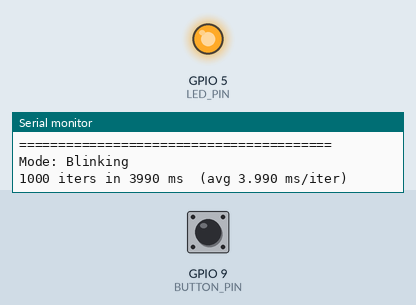
Bench run of a program on a simulated ESP32-S3. Shown: output pins drawn as LEDs (lit = HIGH), the last lines printed to the serial monitor. Dashed ring = blinking. The test bench sets the inputs (shaded band); at power-on: GPIO 9 (BUTTON_PIN) LOW.

Above: at 4.2 s.
4.3 s: GPIO 9 (BUTTON_PIN) pulled HIGH for 0.15 s
At 5.0 s:
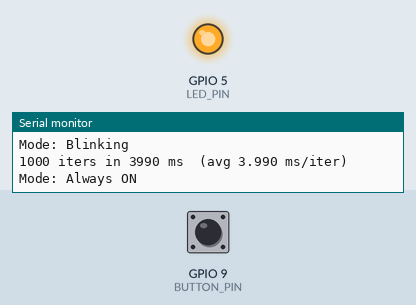
5.9 s: GPIO 9 (BUTTON_PIN) pulled HIGH for 1 s
At 6.5 s:
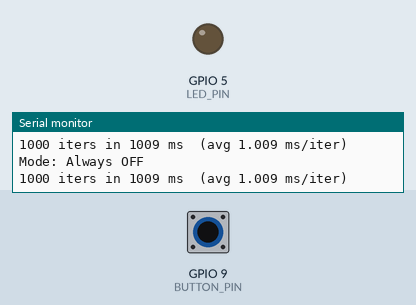
8.4 s: GPIO 9 (BUTTON_PIN) pulled HIGH for 3.2 s
At 8.8 s:
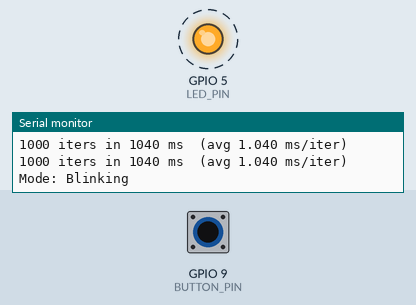
Timing chart, 0 to 19.1 s (numbered marks = the images above; inputs shaded):
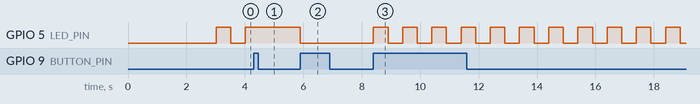

The program:

main.cpp
```cpp
#include <Arduino.h>

// ---------------------------------------------------------------------------
// Configuration
// ---------------------------------------------------------------------------
struct Config {
    static constexpr uint8_t  LED_PIN            = 5;
    static constexpr uint8_t  BUTTON_PIN         = 9;
    static constexpr uint32_t BLINK_INTERVAL     = 500; // ms
    static constexpr uint32_t LOG_EVERY_N_ITERS  = 1000;
    static constexpr uint32_t BUTTON_DEBOUNCE_MS = 50; // ms
};

// ---------------------------------------------------------------------------
// LED
// ---------------------------------------------------------------------------
enum class LedState { On, Off };
enum class LedMode  { Blinking, AlwaysOn, AlwaysOff };

class Led {
public:
    void init() {
        pinMode(Config::LED_PIN, OUTPUT);
        set(LedState::Off);
    }

    void set(LedState state) {
        _state = state;
        digitalWrite(Config::LED_PIN, state == LedState::On ? HIGH : LOW);
    }

    void toggle() {
        set(_state == LedState::On ? LedState::Off : LedState::On);
    }

    LedState state() const { return _state; }

private:
    LedState _state = LedState::Off;
};

static const char* ledModeStr(LedMode mode) {
    switch (mode) {
        case LedMode::Blinking:  return "Blinking";
        case LedMode::AlwaysOn:  return "Always ON";
        case LedMode::AlwaysOff: return "Always OFF";
        default:                 return "Unknown";
    }
}

// ---------------------------------------------------------------------------
// Globals
// ---------------------------------------------------------------------------
static Led            led;
static LedMode        ledMode       = LedMode::Blinking;
static volatile bool  buttonPressed = false;

// ---------------------------------------------------------------------------
// ISR
// ---------------------------------------------------------------------------
void IRAM_ATTR buttonISR() {
    static uint32_t lastMs = 0;
    const uint32_t  now    = millis();
    if (now - lastMs >= Config::BUTTON_DEBOUNCE_MS) {
        buttonPressed = true;
        lastMs        = now;
    }
}

// ---------------------------------------------------------------------------
// Setup
// ---------------------------------------------------------------------------
void setup() {
    Serial.begin(115200);
    delay(3000);

    Serial.println("\n========================================");
    Serial.println("   ESP32-S3 MCU Limits");
    Serial.println("========================================");
    Serial.printf("CPU Freq : %d MHz\n", ESP.getCpuFreqMHz());
    Serial.printf("Free Heap: %u bytes\n", ESP.getFreeHeap());
    Serial.println("========================================\n");

    led.init();
    Serial.printf("Mode: %s\n", ledModeStr(ledMode));

    // external button with built-in pull-down
    pinMode(Config::BUTTON_PIN, INPUT);
    attachInterrupt(digitalPinToInterrupt(Config::BUTTON_PIN), buttonISR, RISING);
}

// ---------------------------------------------------------------------------
// Superloop
// ---------------------------------------------------------------------------
void loop() {
    static uint32_t lastBlink   = 0;
    static uint32_t iterCount   = 0;
    static uint32_t lastLogTime = 0;

    const uint32_t now = millis();

    // --- Button: Blinking -> AlwaysOn -> AlwaysOff -> Blinking ---
    if (buttonPressed) {
        buttonPressed = false;
        switch (ledMode) {
            case LedMode::Blinking:
                ledMode = LedMode::AlwaysOn;
                led.set(LedState::On);
                break;
            case LedMode::AlwaysOn:
                ledMode = LedMode::AlwaysOff;
                led.set(LedState::Off);
                break;
            case LedMode::AlwaysOff:
                ledMode = LedMode::Blinking;
                break;
        }
        Serial.printf("Mode: %s\n", ledModeStr(ledMode));
    }

    // --- Non-blocking blink ---
    if (ledMode == LedMode::Blinking && now - lastBlink >= Config::BLINK_INTERVAL) {
        lastBlink = now;
        led.toggle();
    }

    // --- Log every N iterations ---
    ++iterCount;
    if (iterCount >= Config::LOG_EVERY_N_ITERS) {
        const uint32_t elapsed = millis() - lastLogTime;
        Serial.printf("%u iters in %u ms  (avg %.3f ms/iter)\n",
                      Config::LOG_EVERY_N_ITERS, elapsed, elapsed / (float)Config::LOG_EVERY_N_ITERS);
        iterCount   = 0;
        lastLogTime = millis();
    }
}
```

Measured:
- after the input at 4.3 s, GPIO 5 (LED_PIN): stays HIGH (without the input it goes to LOW after 0.21 s)
- after the input at 5.9 s, GPIO 5 (LED_PIN): HIGH → LOW at once
- after the input at 8.4 s, GPIO 5 (LED_PIN): alternates HIGH for 0.50 s and LOW for 0.50 s, starting at once
